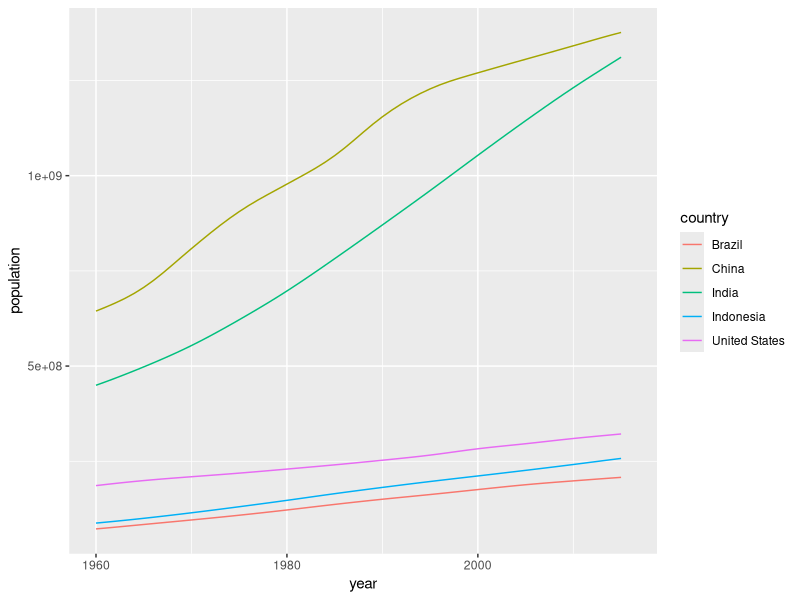
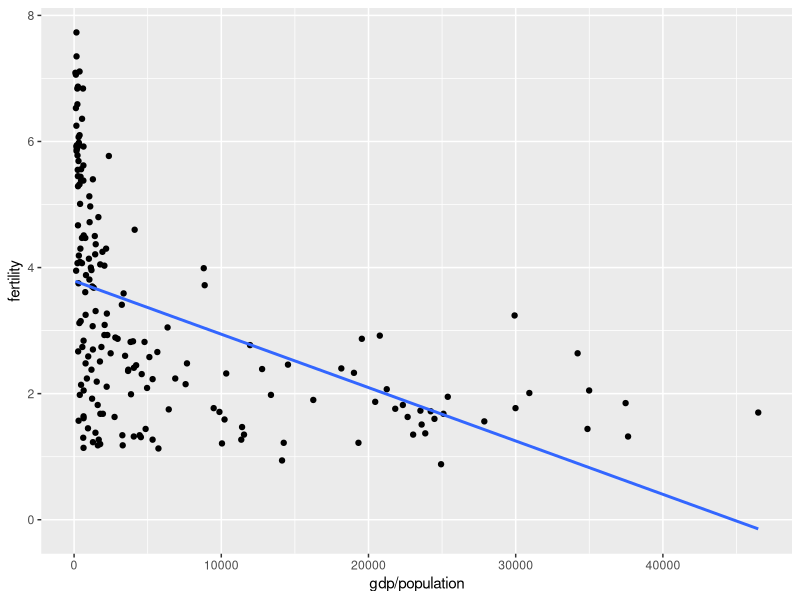
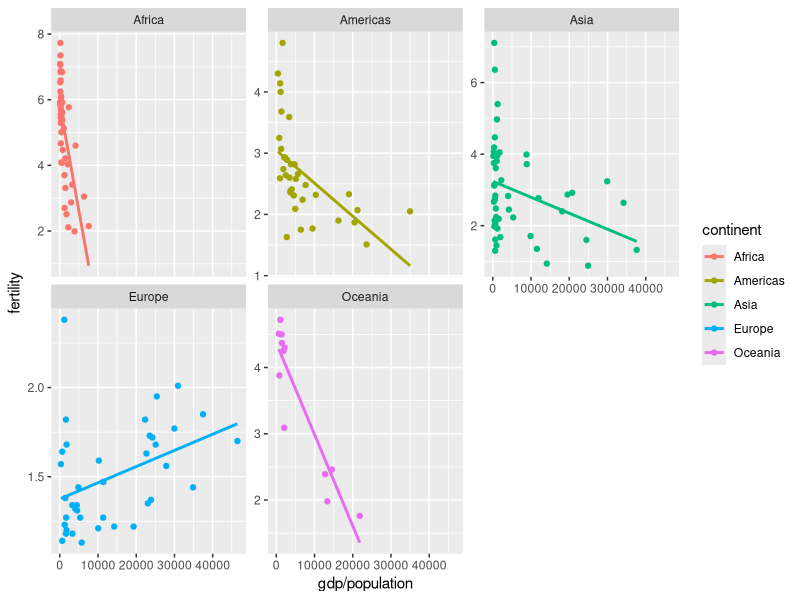
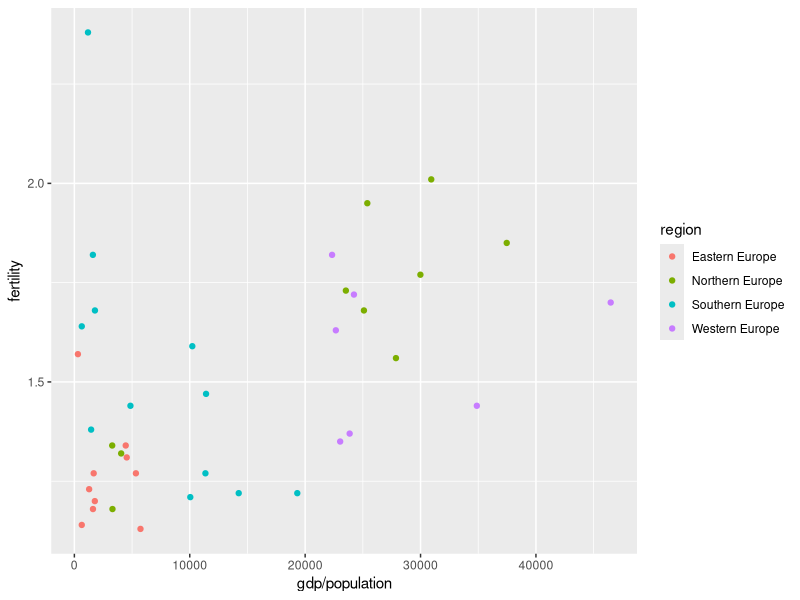
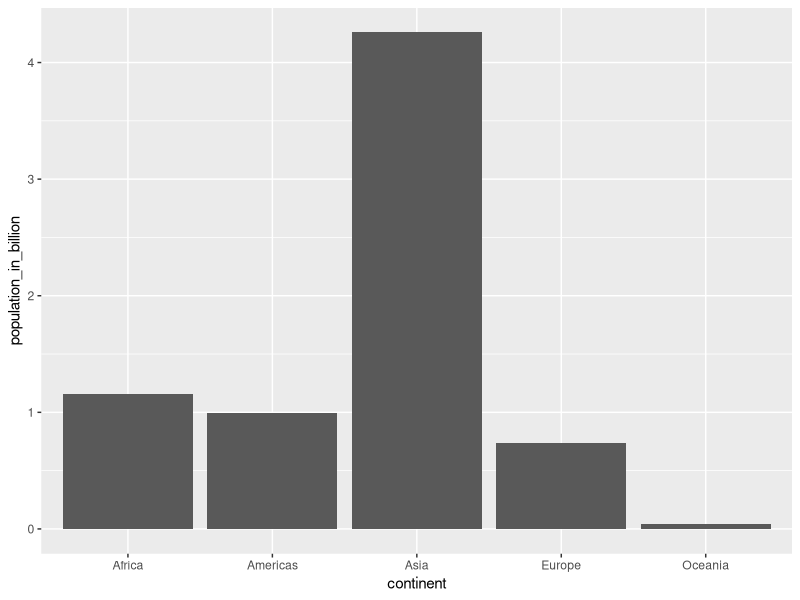
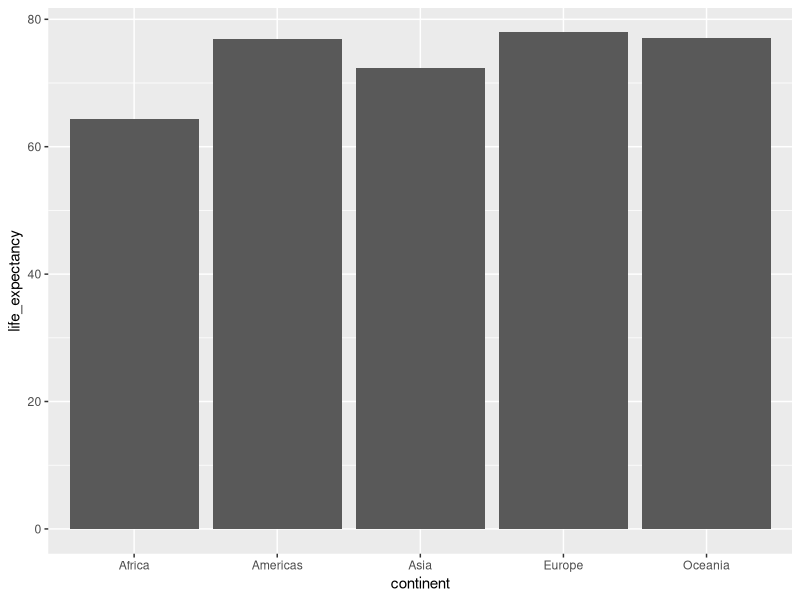
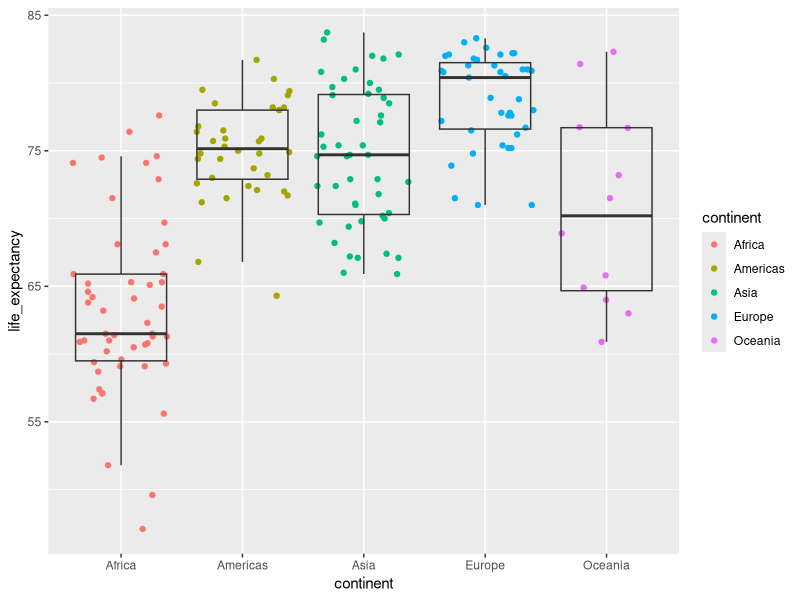

These charts were generated, in order, by the following R code:
library(tidyverse)
library(dslabs) #install.packages("dslabs")


# taking a look at the data
gapminder |> as_tibble() |> 
  head(5)
dim(gapminder)
colnames(gapminder)
?gapminder

# Question 1: Which five countries had the largest population size in 2015 
# (the most recent year for which population sizes are included in this dataset), 
# and how has the population sizes in those countries changes since 1960?

top5_countries <- gapminder |> 
  filter(year == 2015) |> 
  arrange(-population) |>
  select(country) |> 
  head(5) |> 
  pull()
# answer: 1) China, 2) India, 3) US, 4) Indonesia, 5) Brazil

#create ggplot
gapminder |> 
  filter(country %in% top5_countries) |> 
  ggplot() +
  geom_line(mapping = aes(x = year, y = population, color = country))

# Question 2:  Rank the following countries in infant mortality rate in 2015.
# Turkey, Poland, South Korea, Russia, Vietnam, South Africa

inf_mortality_rank <- gapminder |> 
  filter(country %in% c("Turkey", "Poland", "South Korea", "Russia", "Vietnam", "South Africa"), year == 2015) |> 
  arrange(infant_mortality) |> 
  select(country, infant_mortality)

# Question 3: What is the general relationship between per-capita GDP and fertility rate?
# B. Negative relationship
 
gapminder |> 
  filter(year == 2000) |> 
  ggplot(mapping = aes(x = gdp/population, y = fertility)) +
  geom_point() +
  geom_smooth(method = lm, se = F)

# Question 4: If you break down the relationship between per-capita GDP and fertility rate by continent, 
# which continent (or regions) stands out as an outlier? (Bonus question: why might this be?)
# C. Europe

gapminder |> 
  filter(year == 2000) |> 
  ggplot(aes(y = fertility, x = gdp/population, color = continent)) +
  geom_point() +
  geom_smooth(se = F, method = lm) +
  facet_wrap(~continent, scales = "free_y")

eu_2000 <- gapminder |> 
  filter(year == 2000, continent == "Europe")

eu_2000 |> 
  ggplot(aes(x = gdp/population, y = fertility, color = region)) +
  geom_point()
  
# Question 5:  There are roughly seven billion people in the world today. Which map shows where people live?
# Map A

# group population by continent
gapminder |> 
  filter(year == 2015) |> 
  group_by(continent) |> 
  summarize(population_in_billion = sum(population/10^9)) |> 
  ggplot(aes(x = continent, y = population_in_billion)) +
  geom_col()
  

# Question 6: What is the overall life expectancy for the world population (i.e. global average)?
# 72. 2457 years

gapminder |> 
  filter(year == 2015) |> 
  summarise(life_expectancy <- sum((life_expectancy * population)/sum(population)))

# Question 7: What is the gap in life expectancy between Europe and Africa?
# C. 25 years

gapminder |>
  filter(year==2015) |>
  group_by(continent) |>
  summarize(life_expectancy=sum(life_expectancy*population)/sum(population)) |>
  ggplot(aes(x=continent, y=life_expectancy)) +
  geom_col()

gapminder |>
  filter(year==2015) |>
  ggplot(aes(x=continent, y=life_expectancy)) +
  geom_jitter(aes(color=continent),height = 0) +
  geom_boxplot(alpha=0, outlier.alpha = 0)
